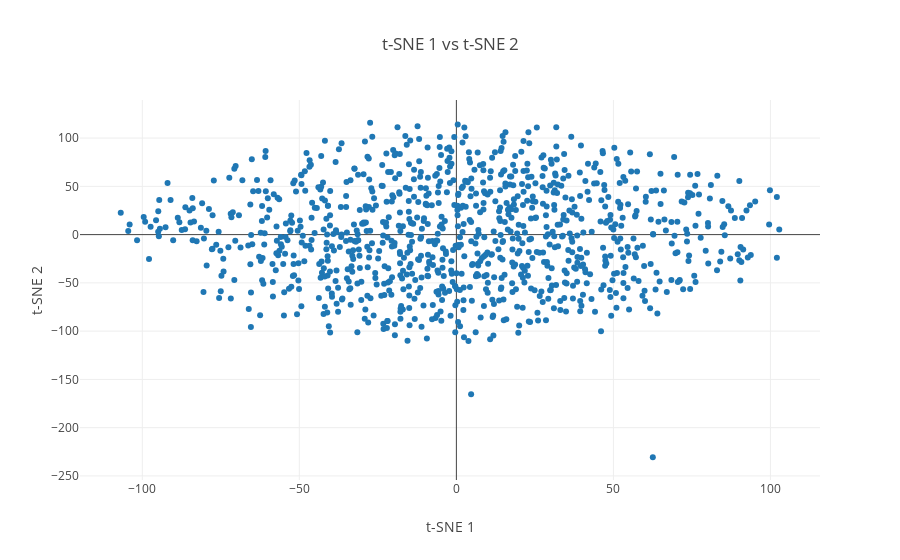

Notebook cell for this chart:
### Code cell
plot_words(glove_tsne_embds, 0, 2000, 1)

### Figure 1 — Plotly figure (JSON) as saved in the notebook; plotly's stock layout.template omitted (floating-point values rounded to 4 significant figures; data arrays with more than 128 entries replaced by an {"elided": "..."} marker saying what was removed)
{"data": [{"mode": "markers", "text": {"elided": "2000 str values"}, "type": "scatter", "uid": "2772c38a-c854-4944-a2be-953f54b0b90e", "x": {"elided": "1000 float values"}, "y": {"elided": "1000 float values"}}], "layout": {"hovermode": "closest", "title": {"text": "t-SNE 1 vs t-SNE 2"}, "xaxis": {"title": {"text": "t-SNE 1"}}, "yaxis": {"title": {"text": "t-SNE 2"}}}}
